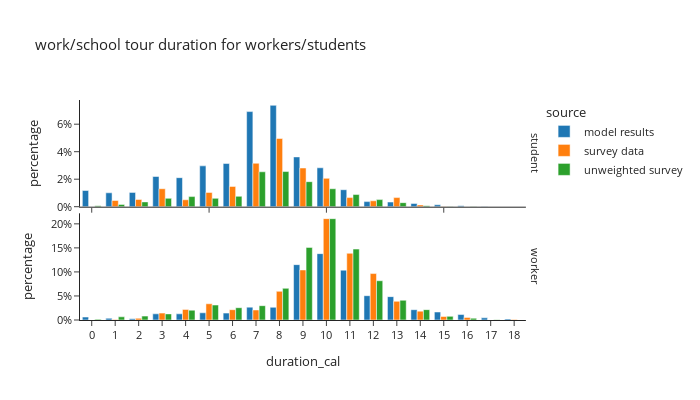

The code cell stored with this chart in its notebook:
### Code cell
ws_tour_data['duration_cal'] = ws_tour_data['end'] - ws_tour_data['start']

df_plot = ws_tour_data.groupby(['source','person_type','tour_type','duration_cal'])[['trip_weight_2017_2019']].sum().reset_index()
df_plot['percentage'] = df_plot.groupby(['source'], group_keys=False)['trip_weight_2017_2019']. \
    apply(lambda x: x / float(x.sum()))

fig = px.bar(df_plot, x="duration_cal", y="percentage", color="source",barmode="group", template="simple_white",
             facet_row='person_type',
             # color_discrete_sequence=config['psrc_color'],
             title="work/school tour duration for workers/students")
fig.for_each_annotation(lambda a: a.update(text = a.text.split("=")[-1]))
fig.update_layout(height=400, width=700, font=dict(size=11), yaxis1=dict(tickformat=".0%"), yaxis2=dict(tickformat=".0%", matches=None), xaxis=dict(dtick="1"))
fig.show()

### Figure 1 — Plotly figure (JSON) as saved in the notebook; plotly's stock layout.template omitted (floating-point values rounded to 4 significant figures)
{"data": [{"alignmentgroup": "True", "hovertemplate": "source=model results<br>person_type=student<br>duration_cal=%{x}<br>percentage=%{y}<extra></extra>", "legendgroup": "model results", "marker": {"color": "#1F77B4", "pattern": {"shape": ""}}, "name": "model results", "offsetgroup": "model results", "orientation": "v", "showlegend": true, "textposition": "auto", "type": "bar", "x": [0.0, 1.0, 2.0, 3.0, 4.0, 5.0, 6.0, 7.0, 8.0, 9.0, 10.0, 11.0, 12.0, 13.0, 14.0, 15.0, 16.0, 17.0, 18.0], "xaxis": "x2", "y": [0.01178, 0.01011, 0.01041, 0.02195, 0.02111, 0.02969, 0.03139, 0.06916, 0.07371, 0.0362, 0.02829, 0.01236, 0.003702, 0.003391, 0.002356, 0.001405, 0.0006584, 0.0001255, 7.814e-06], "yaxis": "y2"}, {"alignmentgroup": "True", "hovertemplate": "source=model results<br>person_type=worker<br>duration_cal=%{x}<br>percentage=%{y}<extra></extra>", "legendgroup": "model results", "marker": {"color": "#1F77B4", "pattern": {"shape": ""}}, "name": "model results", "offsetgroup": "model results", "orientation": "v", "showlegend": false, "textposition": "auto", "type": "bar", "x": [0.0, 1.0, 2.0, 3.0, 4.0, 5.0, 6.0, 7.0, 8.0, 9.0, 10.0, 11.0, 12.0, 13.0, 14.0, 15.0, 16.0, 17.0, 18.0], "xaxis": "x", "y": [0.006139, 0.003582, 0.002487, 0.01282, 0.01281, 0.01495, 0.01433, 0.02676, 0.02641, 0.1151, 0.1381, 0.1037, 0.05055, 0.0486, 0.02143, 0.01661, 0.01136, 0.004504, 0.002006], "yaxis": "y"}, {"alignmentgroup": "True", "hovertemplate": "source=survey data<br>person_type=student<br>duration_cal=%{x}<br>percentage=%{y}<extra></extra>", "legendgroup": "survey data", "marker": {"color": "#FF7F0E", "pattern": {"shape": ""}}, "name": "survey data", "offsetgroup": "survey data", "orientation": "v", "showlegend": true, "textposition": "auto", "type": "bar", "x": [0.0, 1.0, 2.0, 3.0, 4.0, 5.0, 6.0, 7.0, 8.0, 9.0, 10.0, 11.0, 12.0, 13.0, 14.0, 15.0, 16.0], "xaxis": "x2", "y": [3.383e-05, 0.00451, 0.005262, 0.01306, 0.005031, 0.01039, 0.01475, 0.03158, 0.04958, 0.02813, 0.0206, 0.006634, 0.0043, 0.006625, 0.001261, 0.0001232, 3.353e-05], "yaxis": "y2"}, {"alignmentgroup": "True", "hovertemplate": "source=survey data<br>person_type=worker<br>duration_cal=%{x}<br>percentage=%{y}<extra></extra>", "legendgroup": "survey data", "marker": {"color": "#FF7F0E", "pattern": {"shape": ""}}, "name": "survey data", "offsetgroup": "survey data", "orientation": "v", "showlegend": false, "textposition": "auto", "type": "bar", "x": [0.0, 1.0, 2.0, 3.0, 4.0, 5.0, 6.0, 7.0, 8.0, 9.0, 10.0, 11.0, 12.0, 13.0, 14.0, 15.0, 16.0, 17.0, 18.0], "xaxis": "x", "y": [0.0002432, 0.0009932, 0.003525, 0.01431, 0.02204, 0.03373, 0.02147, 0.02084, 0.05962, 0.1041, 0.2108, 0.1387, 0.09662, 0.03881, 0.01843, 0.007229, 0.005415, 1.561e-06, 0.001166], "yaxis": "y"}, {"alignmentgroup": "True", "hovertemplate": "source=unweighted survey<br>person_type=student<br>duration_cal=%{x}<br>percentage=%{y}<extra></extra>", "legendgroup": "unweighted survey", "marker": {"color": "#2CA02C", "pattern": {"shape": ""}}, "name": "unweighted survey", "offsetgroup": "unweighted survey", "orientation": "v", "showlegend": true, "textposition": "auto", "type": "bar", "x": [0.0, 1.0, 2.0, 3.0, 4.0, 5.0, 6.0, 7.0, 8.0, 9.0, 10.0, 11.0, 12.0, 13.0, 14.0, 15.0, 16.0], "xaxis": "x2", "y": [0.0007357, 0.001655, 0.003495, 0.00607, 0.007357, 0.00607, 0.007541, 0.02538, 0.02557, 0.01821, 0.01306, 0.008828, 0.00515, 0.002943, 0.0007357, 0.0001839, 0.0001839], "yaxis": "y2"}, {"alignmentgroup": "True", "hovertemplate": "source=unweighted survey<br>person_type=worker<br>duration_cal=%{x}<br>percentage=%{y}<extra></extra>", "legendgroup": "unweighted survey", "marker": {"color": "#2CA02C", "pattern": {"shape": ""}}, "name": "unweighted survey", "offsetgroup": "unweighted survey", "orientation": "v", "showlegend": false, "textposition": "auto", "type": "bar", "x": [0.0, 1.0, 2.0, 3.0, 4.0, 5.0, 6.0, 7.0, 8.0, 9.0, 10.0, 11.0, 12.0, 13.0, 14.0, 15.0, 16.0, 17.0, 18.0], "xaxis": "x", "y": [0.001471, 0.006621, 0.008093, 0.01269, 0.02042, 0.03108, 0.02557, 0.0298, 0.06585, 0.151, 0.2108, 0.1475, 0.08166, 0.04102, 0.02152, 0.007541, 0.003678, 0.0003678, 0.0001839], "yaxis": "y"}], "layout": {"annotations": [{"font": {}, "showarrow": false, "text": "worker", "textangle": 90, "x": 0.98, "xanchor": "left", "xref": "paper", "y": 0.2425, "yanchor": "middle", "yref": "paper"}, {"font": {}, "showarrow": false, "text": "student", "textangle": 90, "x": 0.98, "xanchor": "left", "xref": "paper", "y": 0.7575, "yanchor": "middle", "yref": "paper"}], "barmode": "group", "font": {"size": 11}, "height": 400, "legend": {"title": {"text": "source"}, "tracegroupgap": 0}, "title": {"text": "work/school tour duration for workers/students"}, "width": 700, "xaxis": {"anchor": "y", "domain": [0.0, 0.98], "dtick": "1", "title": {"text": "duration_cal"}}, "xaxis2": {"anchor": "y2", "domain": [0.0, 0.98], "matches": "x", "showticklabels": false}, "yaxis": {"anchor": "x", "domain": [0.0, 0.485], "tickformat": ".0%", "title": {"text": "percentage"}}, "yaxis2": {"anchor": "x2", "domain": [0.515, 1.0], "tickformat": ".0%", "title": {"text": "percentage"}}}}
